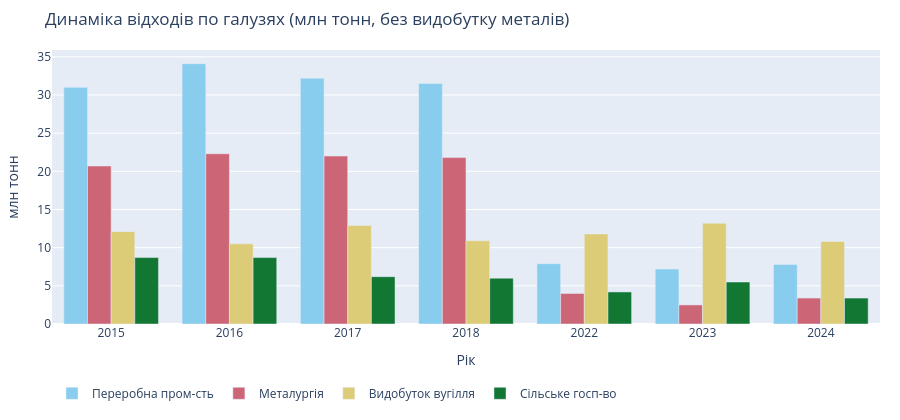

Notebook cell for this chart:
### Code cell
# ГРАФІК 3 — Динаміка галузей grouped bar

fig3 = go.Figure()
for i, (name, vals) in enumerate(trend_data.items()):
    fig3.add_trace(go.Bar(
        name=name,
        x=trend_years,
        y=vals,
        marker_color=COLORS[i],
        hovertemplate=f"{name}: %{{y:.1f}} млн т<extra></extra>",
    ))
fig3.update_layout(
    title="Динаміка відходів по галузях (млн тонн, без видобутку металів)",
    barmode="group",
    xaxis_title="Рік",
    yaxis_title="млн тонн",
    height=420,
    legend=dict(orientation="h", y=-0.2),
    margin=dict(l=20, r=20, t=50, b=80),
)

### Figure 1 — Plotly figure (JSON) as saved in the notebook; plotly's stock layout.template omitted (floating-point values rounded to 4 significant figures)
{"data": [{"hovertemplate": "Переробна пром-сть: %{y:.1f} млн т<extra></extra>", "marker": {"color": "rgb(136, 204, 238)"}, "name": "Переробна пром-сть", "type": "bar", "x": ["2015", "2016", "2017", "2018", "2022", "2023", "2024"], "y": [31, 34.1, 32.2, 31.5, 7.9, 7.2, 7.8]}, {"hovertemplate": "Металургія: %{y:.1f} млн т<extra></extra>", "marker": {"color": "rgb(204, 102, 119)"}, "name": "Металургія", "type": "bar", "x": ["2015", "2016", "2017", "2018", "2022", "2023", "2024"], "y": [20.7, 22.3, 22, 21.8, 4, 2.5, 3.4]}, {"hovertemplate": "Видобуток вугілля: %{y:.1f} млн т<extra></extra>", "marker": {"color": "rgb(221, 204, 119)"}, "name": "Видобуток вугілля", "type": "bar", "x": ["2015", "2016", "2017", "2018", "2022", "2023", "2024"], "y": [12.1, 10.5, 12.9, 10.9, 11.8, 13.2, 10.8]}, {"hovertemplate": "Сільське госп-во: %{y:.1f} млн т<extra></extra>", "marker": {"color": "rgb(17, 119, 51)"}, "name": "Сільське госп-во", "type": "bar", "x": ["2015", "2016", "2017", "2018", "2022", "2023", "2024"], "y": [8.7, 8.7, 6.2, 6, 4.2, 5.5, 3.4]}], "layout": {"barmode": "group", "height": 420, "legend": {"orientation": "h", "y": -0.2}, "margin": {"b": 80, "l": 20, "r": 20, "t": 50}, "title": {"text": "Динаміка відходів по галузях (млн тонн, без видобутку металів)"}, "xaxis": {"title": {"text": "Рік"}}, "yaxis": {"title": {"text": "млн тонн"}}}}
